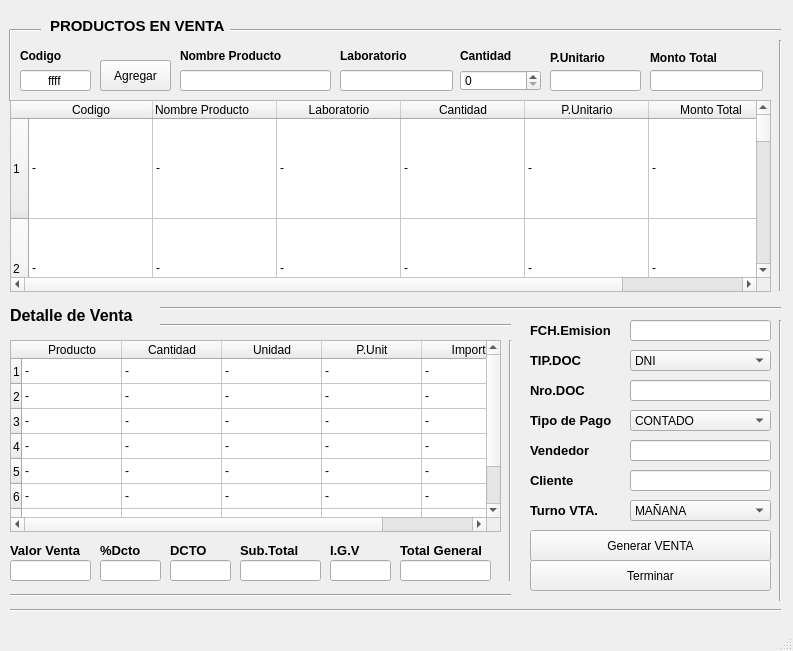
<?xml version="1.0" encoding="UTF-8"?>
<ui version="4.0">
 <class>VENTANA</class>
 <widget class="QMainWindow" name="VENTANA">
  <property name="enabled">
   <bool>true</bool>
  </property>
  <property name="geometry">
   <rect>
    <x>0</x>
    <y>0</y>
    <width>793</width>
    <height>651</height>
   </rect>
  </property>
  <property name="font">
   <font>
    <pointsize>9</pointsize>
   </font>
  </property>
  <property name="windowTitle">
   <string>MainWindow</string>
  </property>
  <widget class="QWidget" name="centralwidget">
   <widget class="QLabel" name="label">
    <property name="geometry">
     <rect>
      <x>50</x>
      <y>10</y>
      <width>181</width>
      <height>31</height>
     </rect>
    </property>
    <property name="font">
     <font>
      <pointsize>11</pointsize>
      <weight>75</weight>
      <bold>true</bold>
     </font>
    </property>
    <property name="text">
     <string>PRODUCTOS EN VENTA</string>
    </property>
   </widget>
   <widget class="QLabel" name="label_2">
    <property name="geometry">
     <rect>
      <x>20</x>
      <y>45</y>
      <width>71</width>
      <height>21</height>
     </rect>
    </property>
    <property name="font">
     <font>
      <pointsize>9</pointsize>
      <weight>75</weight>
      <bold>true</bold>
     </font>
    </property>
    <property name="text">
     <string>Codigo</string>
    </property>
   </widget>
   <widget class="QLabel" name="label_3">
    <property name="geometry">
     <rect>
      <x>180</x>
      <y>40</y>
      <width>111</width>
      <height>31</height>
     </rect>
    </property>
    <property name="font">
     <font>
      <weight>75</weight>
      <bold>true</bold>
     </font>
    </property>
    <property name="text">
     <string>Nombre Producto</string>
    </property>
   </widget>
   <widget class="QLabel" name="label_4">
    <property name="geometry">
     <rect>
      <x>340</x>
      <y>40</y>
      <width>81</width>
      <height>31</height>
     </rect>
    </property>
    <property name="font">
     <font>
      <weight>75</weight>
      <bold>true</bold>
     </font>
    </property>
    <property name="text">
     <string>Laboratorio</string>
    </property>
   </widget>
   <widget class="QLabel" name="label_5">
    <property name="geometry">
     <rect>
      <x>460</x>
      <y>40</y>
      <width>61</width>
      <height>31</height>
     </rect>
    </property>
    <property name="font">
     <font>
      <weight>75</weight>
      <bold>true</bold>
     </font>
    </property>
    <property name="text">
     <string>Cantidad</string>
    </property>
   </widget>
   <widget class="QLabel" name="label_6">
    <property name="geometry">
     <rect>
      <x>550</x>
      <y>50</y>
      <width>71</width>
      <height>16</height>
     </rect>
    </property>
    <property name="font">
     <font>
      <weight>75</weight>
      <bold>true</bold>
     </font>
    </property>
    <property name="text">
     <string>P.Unitario</string>
    </property>
   </widget>
   <widget class="QLabel" name="label_7">
    <property name="geometry">
     <rect>
      <x>650</x>
      <y>50</y>
      <width>111</width>
      <height>16</height>
     </rect>
    </property>
    <property name="font">
     <font>
      <weight>75</weight>
      <bold>true</bold>
     </font>
    </property>
    <property name="text">
     <string>Monto Total</string>
    </property>
   </widget>
   <widget class="QLineEdit" name="nom_pro">
    <property name="geometry">
     <rect>
      <x>180</x>
      <y>70</y>
      <width>151</width>
      <height>21</height>
     </rect>
    </property>
    <property name="readOnly">
     <bool>true</bool>
    </property>
   </widget>
   <widget class="QLineEdit" name="Lab">
    <property name="geometry">
     <rect>
      <x>340</x>
      <y>70</y>
      <width>113</width>
      <height>21</height>
     </rect>
    </property>
    <property name="readOnly">
     <bool>true</bool>
    </property>
   </widget>
   <widget class="QLineEdit" name="p_unit">
    <property name="geometry">
     <rect>
      <x>550</x>
      <y>70</y>
      <width>91</width>
      <height>21</height>
     </rect>
    </property>
    <property name="readOnly">
     <bool>true</bool>
    </property>
   </widget>
   <widget class="QLineEdit" name="monto_t">
    <property name="geometry">
     <rect>
      <x>650</x>
      <y>70</y>
      <width>113</width>
      <height>21</height>
     </rect>
    </property>
    <property name="readOnly">
     <bool>true</bool>
    </property>
   </widget>
   <widget class="QTableWidget" name="tabla_int">
    <property name="enabled">
     <bool>true</bool>
    </property>
    <property name="geometry">
     <rect>
      <x>10</x>
      <y>100</y>
      <width>761</width>
      <height>192</height>
     </rect>
    </property>
    <property name="minimumSize">
     <size>
      <width>651</width>
      <height>192</height>
     </size>
    </property>
    <property name="font">
     <font>
      <strikeout>false</strikeout>
     </font>
    </property>
    <property name="layoutDirection">
     <enum>Qt::LeftToRight</enum>
    </property>
    <property name="autoFillBackground">
     <bool>false</bool>
    </property>
    <property name="autoScroll">
     <bool>true</bool>
    </property>
    <property name="autoScrollMargin">
     <number>16</number>
    </property>
    <property name="editTriggers">
     <set>QAbstractItemView::NoEditTriggers</set>
    </property>
    <property name="dragEnabled">
     <bool>false</bool>
    </property>
    <property name="showGrid">
     <bool>true</bool>
    </property>
    <property name="sortingEnabled">
     <bool>false</bool>
    </property>
    <property name="wordWrap">
     <bool>true</bool>
    </property>
    <property name="cornerButtonEnabled">
     <bool>true</bool>
    </property>
    <attribute name="horizontalHeaderVisible">
     <bool>true</bool>
    </attribute>
    <attribute name="horizontalHeaderCascadingSectionResizes">
     <bool>true</bool>
    </attribute>
    <attribute name="horizontalHeaderDefaultSectionSize">
     <number>124</number>
    </attribute>
    <attribute name="horizontalHeaderHighlightSections">
     <bool>true</bool>
    </attribute>
    <attribute name="horizontalHeaderMinimumSectionSize">
     <number>20</number>
    </attribute>
    <attribute name="horizontalHeaderShowSortIndicator" stdset="0">
     <bool>false</bool>
    </attribute>
    <attribute name="horizontalHeaderStretchLastSection">
     <bool>false</bool>
    </attribute>
    <attribute name="verticalHeaderCascadingSectionResizes">
     <bool>false</bool>
    </attribute>
    <attribute name="verticalHeaderDefaultSectionSize">
     <number>25</number>
    </attribute>
    <attribute name="verticalHeaderHighlightSections">
     <bool>true</bool>
    </attribute>
    <attribute name="verticalHeaderMinimumSectionSize">
     <number>100</number>
    </attribute>
    <attribute name="verticalHeaderShowSortIndicator" stdset="0">
     <bool>false</bool>
    </attribute>
    <row>
     <property name="text">
      <string>1</string>
     </property>
    </row>
    <row>
     <property name="text">
      <string>2</string>
     </property>
    </row>
    <row>
     <property name="text">
      <string>3</string>
     </property>
    </row>
    <row>
     <property name="text">
      <string>4</string>
     </property>
    </row>
    <row>
     <property name="text">
      <string>5</string>
     </property>
    </row>
    <row>
     <property name="text">
      <string>6</string>
     </property>
    </row>
    <row>
     <property name="text">
      <string>7</string>
     </property>
    </row>
    <row>
     <property name="text">
      <string>8</string>
     </property>
    </row>
    <row>
     <property name="text">
      <string>9</string>
     </property>
    </row>
    <row>
     <property name="text">
      <string>10</string>
     </property>
    </row>
    <column>
     <property name="text">
      <string>Codigo</string>
     </property>
    </column>
    <column>
     <property name="text">
      <string>Nombre Producto                        </string>
     </property>
     <property name="textAlignment">
      <set>AlignLeading|AlignVCenter</set>
     </property>
    </column>
    <column>
     <property name="text">
      <string>Laboratorio</string>
     </property>
    </column>
    <column>
     <property name="text">
      <string>Cantidad</string>
     </property>
    </column>
    <column>
     <property name="text">
      <string>P.Unitario</string>
     </property>
    </column>
    <column>
     <property name="text">
      <string>Monto Total</string>
     </property>
    </column>
    <item row="0" column="0">
     <property name="text">
      <string>-</string>
     </property>
     <property name="flags">
      <set>ItemIsSelectable|ItemIsDragEnabled|ItemIsEnabled</set>
     </property>
    </item>
    <item row="0" column="1">
     <property name="text">
      <string>-</string>
     </property>
    </item>
    <item row="0" column="2">
     <property name="text">
      <string>-</string>
     </property>
    </item>
    <item row="0" column="3">
     <property name="text">
      <string>-</string>
     </property>
    </item>
    <item row="0" column="4">
     <property name="text">
      <string>-</string>
     </property>
    </item>
    <item row="0" column="5">
     <property name="text">
      <string>-</string>
     </property>
    </item>
    <item row="1" column="0">
     <property name="text">
      <string>-</string>
     </property>
    </item>
    <item row="1" column="1">
     <property name="text">
      <string>-</string>
     </property>
    </item>
    <item row="1" column="2">
     <property name="text">
      <string>-</string>
     </property>
    </item>
    <item row="1" column="3">
     <property name="text">
      <string>-</string>
     </property>
    </item>
    <item row="1" column="4">
     <property name="text">
      <string>-</string>
     </property>
    </item>
    <item row="1" column="5">
     <property name="text">
      <string>-</string>
     </property>
    </item>
    <item row="2" column="0">
     <property name="text">
      <string>-</string>
     </property>
    </item>
    <item row="2" column="1">
     <property name="text">
      <string>-</string>
     </property>
    </item>
    <item row="2" column="2">
     <property name="text">
      <string>-</string>
     </property>
    </item>
    <item row="2" column="3">
     <property name="text">
      <string>-</string>
     </property>
    </item>
    <item row="2" column="4">
     <property name="text">
      <string>-</string>
     </property>
    </item>
    <item row="2" column="5">
     <property name="text">
      <string>-</string>
     </property>
    </item>
    <item row="3" column="0">
     <property name="text">
      <string>-</string>
     </property>
    </item>
    <item row="3" column="1">
     <property name="text">
      <string>-</string>
     </property>
    </item>
    <item row="3" column="2">
     <property name="text">
      <string>-</string>
     </property>
    </item>
    <item row="3" column="3">
     <property name="text">
      <string>-</string>
     </property>
    </item>
    <item row="3" column="4">
     <property name="text">
      <string>-</string>
     </property>
    </item>
    <item row="3" column="5">
     <property name="text">
      <string>-</string>
     </property>
    </item>
    <item row="4" column="0">
     <property name="text">
      <string>-</string>
     </property>
    </item>
    <item row="4" column="1">
     <property name="text">
      <string>-</string>
     </property>
    </item>
    <item row="4" column="2">
     <property name="text">
      <string>-</string>
     </property>
    </item>
    <item row="4" column="3">
     <property name="text">
      <string>-</string>
     </property>
    </item>
    <item row="4" column="4">
     <property name="text">
      <string>-</string>
     </property>
    </item>
    <item row="4" column="5">
     <property name="text">
      <string>-</string>
     </property>
    </item>
    <item row="5" column="0">
     <property name="text">
      <string>-</string>
     </property>
    </item>
    <item row="5" column="1">
     <property name="text">
      <string>-</string>
     </property>
    </item>
    <item row="5" column="2">
     <property name="text">
      <string>-</string>
     </property>
    </item>
    <item row="5" column="3">
     <property name="text">
      <string>-</string>
     </property>
    </item>
    <item row="5" column="4">
     <property name="text">
      <string>-</string>
     </property>
    </item>
    <item row="5" column="5">
     <property name="text">
      <string>-</string>
     </property>
    </item>
    <item row="6" column="0">
     <property name="text">
      <string>-</string>
     </property>
    </item>
    <item row="6" column="1">
     <property name="text">
      <string>-</string>
     </property>
    </item>
    <item row="6" column="2">
     <property name="text">
      <string>-</string>
     </property>
    </item>
    <item row="6" column="3">
     <property name="text">
      <string>-</string>
     </property>
    </item>
    <item row="6" column="4">
     <property name="text">
      <string>-</string>
     </property>
    </item>
    <item row="6" column="5">
     <property name="text">
      <string>-</string>
     </property>
    </item>
    <item row="7" column="0">
     <property name="text">
      <string>-</string>
     </property>
    </item>
    <item row="7" column="1">
     <property name="text">
      <string>-</string>
     </property>
    </item>
    <item row="7" column="2">
     <property name="text">
      <string>-</string>
     </property>
    </item>
    <item row="7" column="3">
     <property name="text">
      <string>-</string>
     </property>
    </item>
    <item row="7" column="4">
     <property name="text">
      <string>-</string>
     </property>
    </item>
    <item row="7" column="5">
     <property name="text">
      <string>-</string>
     </property>
    </item>
    <item row="8" column="0">
     <property name="text">
      <string>-</string>
     </property>
    </item>
    <item row="8" column="1">
     <property name="text">
      <string>-</string>
     </property>
    </item>
    <item row="8" column="2">
     <property name="text">
      <string>-</string>
     </property>
    </item>
    <item row="8" column="3">
     <property name="text">
      <string>-</string>
     </property>
    </item>
    <item row="8" column="4">
     <property name="text">
      <string>-</string>
     </property>
    </item>
    <item row="8" column="5">
     <property name="text">
      <string>-</string>
     </property>
    </item>
    <item row="9" column="0">
     <property name="text">
      <string>-</string>
     </property>
    </item>
    <item row="9" column="1">
     <property name="text">
      <string>-</string>
     </property>
    </item>
    <item row="9" column="2">
     <property name="text">
      <string>-</string>
     </property>
    </item>
    <item row="9" column="3">
     <property name="text">
      <string>-</string>
     </property>
    </item>
    <item row="9" column="4">
     <property name="text">
      <string>-</string>
     </property>
    </item>
    <item row="9" column="5">
     <property name="text">
      <string>-</string>
     </property>
    </item>
   </widget>
   <widget class="QTableWidget" name="boleta">
    <property name="geometry">
     <rect>
      <x>10</x>
      <y>340</y>
      <width>491</width>
      <height>192</height>
     </rect>
    </property>
    <attribute name="horizontalHeaderDefaultSectionSize">
     <number>100</number>
    </attribute>
    <attribute name="horizontalHeaderMinimumSectionSize">
     <number>50</number>
    </attribute>
    <attribute name="verticalHeaderDefaultSectionSize">
     <number>25</number>
    </attribute>
    <row>
     <property name="text">
      <string notr="true">1</string>
     </property>
    </row>
    <row>
     <property name="text">
      <string>2</string>
     </property>
    </row>
    <row>
     <property name="text">
      <string>3</string>
     </property>
    </row>
    <row>
     <property name="text">
      <string>4</string>
     </property>
    </row>
    <row>
     <property name="text">
      <string>5</string>
     </property>
    </row>
    <row>
     <property name="text">
      <string>6</string>
     </property>
    </row>
    <row>
     <property name="text">
      <string>7</string>
     </property>
    </row>
    <row>
     <property name="text">
      <string>8</string>
     </property>
    </row>
    <column>
     <property name="text">
      <string>Producto</string>
     </property>
    </column>
    <column>
     <property name="text">
      <string>Cantidad</string>
     </property>
    </column>
    <column>
     <property name="text">
      <string>Unidad</string>
     </property>
    </column>
    <column>
     <property name="text">
      <string>P.Unit</string>
     </property>
    </column>
    <column>
     <property name="text">
      <string>Importe</string>
     </property>
    </column>
    <item row="0" column="0">
     <property name="text">
      <string>-</string>
     </property>
    </item>
    <item row="0" column="1">
     <property name="text">
      <string>-</string>
     </property>
    </item>
    <item row="0" column="2">
     <property name="text">
      <string>-</string>
     </property>
    </item>
    <item row="0" column="3">
     <property name="text">
      <string>-</string>
     </property>
    </item>
    <item row="0" column="4">
     <property name="text">
      <string>-</string>
     </property>
    </item>
    <item row="1" column="0">
     <property name="text">
      <string>-</string>
     </property>
    </item>
    <item row="1" column="1">
     <property name="text">
      <string>-</string>
     </property>
    </item>
    <item row="1" column="2">
     <property name="text">
      <string>-</string>
     </property>
    </item>
    <item row="1" column="3">
     <property name="text">
      <string>-</string>
     </property>
    </item>
    <item row="1" column="4">
     <property name="text">
      <string>-</string>
     </property>
    </item>
    <item row="2" column="0">
     <property name="text">
      <string>-</string>
     </property>
    </item>
    <item row="2" column="1">
     <property name="text">
      <string>-</string>
     </property>
    </item>
    <item row="2" column="2">
     <property name="text">
      <string>-</string>
     </property>
    </item>
    <item row="2" column="3">
     <property name="text">
      <string>-</string>
     </property>
    </item>
    <item row="2" column="4">
     <property name="text">
      <string>-</string>
     </property>
    </item>
    <item row="3" column="0">
     <property name="text">
      <string>-</string>
     </property>
    </item>
    <item row="3" column="1">
     <property name="text">
      <string>-</string>
     </property>
    </item>
    <item row="3" column="2">
     <property name="text">
      <string>-</string>
     </property>
    </item>
    <item row="3" column="3">
     <property name="text">
      <string>-</string>
     </property>
    </item>
    <item row="3" column="4">
     <property name="text">
      <string>-</string>
     </property>
    </item>
    <item row="4" column="0">
     <property name="text">
      <string>-</string>
     </property>
    </item>
    <item row="4" column="1">
     <property name="text">
      <string>-</string>
     </property>
    </item>
    <item row="4" column="2">
     <property name="text">
      <string>-</string>
     </property>
    </item>
    <item row="4" column="3">
     <property name="text">
      <string>-</string>
     </property>
    </item>
    <item row="4" column="4">
     <property name="text">
      <string>-</string>
     </property>
    </item>
    <item row="5" column="0">
     <property name="text">
      <string>-</string>
     </property>
    </item>
    <item row="5" column="1">
     <property name="text">
      <string>-</string>
     </property>
    </item>
    <item row="5" column="2">
     <property name="text">
      <string>-</string>
     </property>
    </item>
    <item row="5" column="3">
     <property name="text">
      <string>-</string>
     </property>
    </item>
    <item row="5" column="4">
     <property name="text">
      <string>-</string>
     </property>
    </item>
    <item row="6" column="0">
     <property name="text">
      <string>-</string>
     </property>
    </item>
    <item row="6" column="1">
     <property name="text">
      <string>-</string>
     </property>
    </item>
    <item row="6" column="2">
     <property name="text">
      <string>-</string>
     </property>
    </item>
    <item row="6" column="3">
     <property name="text">
      <string>-</string>
     </property>
    </item>
    <item row="6" column="4">
     <property name="text">
      <string>-</string>
     </property>
    </item>
    <item row="7" column="0">
     <property name="text">
      <string>-</string>
     </property>
    </item>
    <item row="7" column="1">
     <property name="text">
      <string>-</string>
     </property>
    </item>
    <item row="7" column="2">
     <property name="text">
      <string>-</string>
     </property>
    </item>
    <item row="7" column="3">
     <property name="text">
      <string>-</string>
     </property>
    </item>
    <item row="7" column="4">
     <property name="text">
      <string>-</string>
     </property>
    </item>
   </widget>
   <widget class="QLabel" name="label_8">
    <property name="geometry">
     <rect>
      <x>10</x>
      <y>300</y>
      <width>151</width>
      <height>31</height>
     </rect>
    </property>
    <property name="font">
     <font>
      <pointsize>12</pointsize>
      <weight>75</weight>
      <bold>true</bold>
     </font>
    </property>
    <property name="text">
     <string>Detalle de Venta</string>
    </property>
   </widget>
   <widget class="Line" name="line">
    <property name="geometry">
     <rect>
      <x>230</x>
      <y>20</y>
      <width>551</width>
      <height>20</height>
     </rect>
    </property>
    <property name="orientation">
     <enum>Qt::Horizontal</enum>
    </property>
   </widget>
   <widget class="Line" name="line_2">
    <property name="geometry">
     <rect>
      <x>0</x>
      <y>30</y>
      <width>20</width>
      <height>71</height>
     </rect>
    </property>
    <property name="orientation">
     <enum>Qt::Vertical</enum>
    </property>
   </widget>
   <widget class="Line" name="line_3">
    <property name="geometry">
     <rect>
      <x>10</x>
      <y>20</y>
      <width>31</width>
      <height>21</height>
     </rect>
    </property>
    <property name="orientation">
     <enum>Qt::Horizontal</enum>
    </property>
   </widget>
   <widget class="QPushButton" name="bot_agregar">
    <property name="geometry">
     <rect>
      <x>100</x>
      <y>60</y>
      <width>71</width>
      <height>31</height>
     </rect>
    </property>
    <property name="text">
     <string>Agregar</string>
    </property>
   </widget>
   <widget class="QLabel" name="label_9">
    <property name="geometry">
     <rect>
      <x>530</x>
      <y>320</y>
      <width>101</width>
      <height>21</height>
     </rect>
    </property>
    <property name="font">
     <font>
      <pointsize>10</pointsize>
      <weight>75</weight>
      <bold>true</bold>
     </font>
    </property>
    <property name="text">
     <string>FCH.Emision</string>
    </property>
   </widget>
   <widget class="QLabel" name="label_10">
    <property name="geometry">
     <rect>
      <x>530</x>
      <y>350</y>
      <width>71</width>
      <height>21</height>
     </rect>
    </property>
    <property name="font">
     <font>
      <pointsize>10</pointsize>
      <weight>75</weight>
      <bold>true</bold>
     </font>
    </property>
    <property name="text">
     <string>TIP.DOC</string>
    </property>
   </widget>
   <widget class="QLabel" name="label_11">
    <property name="geometry">
     <rect>
      <x>530</x>
      <y>380</y>
      <width>71</width>
      <height>21</height>
     </rect>
    </property>
    <property name="font">
     <font>
      <pointsize>10</pointsize>
      <weight>75</weight>
      <bold>true</bold>
     </font>
    </property>
    <property name="text">
     <string>Nro.DOC</string>
    </property>
   </widget>
   <widget class="QLabel" name="label_12">
    <property name="geometry">
     <rect>
      <x>530</x>
      <y>410</y>
      <width>91</width>
      <height>21</height>
     </rect>
    </property>
    <property name="font">
     <font>
      <pointsize>10</pointsize>
      <weight>75</weight>
      <bold>true</bold>
     </font>
    </property>
    <property name="text">
     <string>Tipo de Pago</string>
    </property>
   </widget>
   <widget class="QPushButton" name="bot_agregar">
    <property name="geometry">
     <rect>
      <x>100</x>
      <y>60</y>
      <width>71</width>
      <height>31</height>
     </rect>
    </property>
    <property name="text">
     <string>Agregar</string>
    </property>
   </widget>
   <widget class="QLineEdit" name="cod_bus">
    <property name="geometry">
     <rect>
      <x>20</x>
      <y>70</y>
      <width>71</width>
      <height>21</height>
     </rect>
    </property>
    <property name="text">
     <string>ffff</string>
    </property>
    <property name="alignment">
     <set>Qt::AlignCenter</set>
    </property>
   </widget>
   <widget class="QLabel" name="label_13">
    <property name="geometry">
     <rect>
      <x>530</x>
      <y>440</y>
      <width>71</width>
      <height>21</height>
     </rect>
    </property>
    <property name="font">
     <font>
      <pointsize>10</pointsize>
      <weight>75</weight>
      <bold>true</bold>
     </font>
    </property>
    <property name="text">
     <string>Vendedor</string>
    </property>
   </widget>
   <widget class="QLabel" name="label_14">
    <property name="geometry">
     <rect>
      <x>530</x>
      <y>470</y>
      <width>71</width>
      <height>21</height>
     </rect>
    </property>
    <property name="font">
     <font>
      <pointsize>10</pointsize>
      <weight>75</weight>
      <bold>true</bold>
     </font>
    </property>
    <property name="text">
     <string>Cliente</string>
    </property>
   </widget>
   <widget class="QLabel" name="label_15">
    <property name="geometry">
     <rect>
      <x>530</x>
      <y>500</y>
      <width>81</width>
      <height>21</height>
     </rect>
    </property>
    <property name="font">
     <font>
      <pointsize>10</pointsize>
      <weight>75</weight>
      <bold>true</bold>
     </font>
    </property>
    <property name="text">
     <string>Turno VTA.</string>
    </property>
   </widget>
   <widget class="QLineEdit" name="fecha">
    <property name="geometry">
     <rect>
      <x>630</x>
      <y>320</y>
      <width>141</width>
      <height>21</height>
     </rect>
    </property>
    <property name="acceptDrops">
     <bool>false</bool>
    </property>
    <property name="readOnly">
     <bool>true</bool>
    </property>
   </widget>
   <widget class="QSpinBox" name="spinBox">
    <property name="geometry">
     <rect>
      <x>460</x>
      <y>70</y>
      <width>81</width>
      <height>21</height>
     </rect>
    </property>
   </widget>
   <widget class="QComboBox" name="box_doc">
    <property name="geometry">
     <rect>
      <x>630</x>
      <y>350</y>
      <width>141</width>
      <height>21</height>
     </rect>
    </property>
    <item>
     <property name="text">
      <string>DNI</string>
     </property>
    </item>
   </widget>
   <widget class="QLineEdit" name="num_doc">
    <property name="geometry">
     <rect>
      <x>630</x>
      <y>380</y>
      <width>141</width>
      <height>21</height>
     </rect>
    </property>
   </widget>
   <widget class="QLineEdit" name="vendedor">
    <property name="geometry">
     <rect>
      <x>630</x>
      <y>440</y>
      <width>141</width>
      <height>21</height>
     </rect>
    </property>
   </widget>
   <widget class="QLineEdit" name="cliente">
    <property name="geometry">
     <rect>
      <x>630</x>
      <y>470</y>
      <width>141</width>
      <height>21</height>
     </rect>
    </property>
    <property name="readOnly">
     <bool>false</bool>
    </property>
   </widget>
   <widget class="QComboBox" name="turno">
    <property name="geometry">
     <rect>
      <x>630</x>
      <y>500</y>
      <width>141</width>
      <height>21</height>
     </rect>
    </property>
    <item>
     <property name="text">
      <string>MAÑANA</string>
     </property>
    </item>
    <item>
     <property name="text">
      <string>TARDE</string>
     </property>
    </item>
   </widget>
   <widget class="QComboBox" name="tipo_pago">
    <property name="geometry">
     <rect>
      <x>630</x>
      <y>410</y>
      <width>141</width>
      <height>21</height>
     </rect>
    </property>
    <item>
     <property name="text">
      <string>CONTADO</string>
     </property>
    </item>
   </widget>
   <widget class="QPushButton" name="generar_venta">
    <property name="geometry">
     <rect>
      <x>530</x>
      <y>530</y>
      <width>241</width>
      <height>31</height>
     </rect>
    </property>
    <property name="text">
     <string>Generar VENTA</string>
    </property>
   </widget>
   <widget class="QPushButton" name="terminar">
    <property name="geometry">
     <rect>
      <x>530</x>
      <y>560</y>
      <width>241</width>
      <height>31</height>
     </rect>
    </property>
    <property name="text">
     <string>Terminar</string>
    </property>
   </widget>
   <widget class="QLabel" name="label_16">
    <property name="geometry">
     <rect>
      <x>10</x>
      <y>540</y>
      <width>81</width>
      <height>21</height>
     </rect>
    </property>
    <property name="font">
     <font>
      <pointsize>10</pointsize>
      <weight>75</weight>
      <bold>true</bold>
     </font>
    </property>
    <property name="text">
     <string>Valor Venta</string>
    </property>
   </widget>
   <widget class="QLabel" name="label_17">
    <property name="geometry">
     <rect>
      <x>100</x>
      <y>540</y>
      <width>51</width>
      <height>21</height>
     </rect>
    </property>
    <property name="font">
     <font>
      <pointsize>10</pointsize>
      <weight>75</weight>
      <bold>true</bold>
     </font>
    </property>
    <property name="text">
     <string>%Dcto</string>
    </property>
   </widget>
   <widget class="QLabel" name="label_18">
    <property name="geometry">
     <rect>
      <x>170</x>
      <y>540</y>
      <width>81</width>
      <height>21</height>
     </rect>
    </property>
    <property name="font">
     <font>
      <pointsize>10</pointsize>
      <weight>75</weight>
      <bold>true</bold>
     </font>
    </property>
    <property name="text">
     <string>DCTO</string>
    </property>
   </widget>
   <widget class="QLabel" name="label_19">
    <property name="geometry">
     <rect>
      <x>240</x>
      <y>540</y>
      <width>71</width>
      <height>21</height>
     </rect>
    </property>
    <property name="font">
     <font>
      <pointsize>10</pointsize>
      <weight>75</weight>
      <bold>true</bold>
     </font>
    </property>
    <property name="text">
     <string>Sub.Total</string>
    </property>
   </widget>
   <widget class="QLabel" name="label_20">
    <property name="geometry">
     <rect>
      <x>330</x>
      <y>540</y>
      <width>47</width>
      <height>21</height>
     </rect>
    </property>
    <property name="font">
     <font>
      <pointsize>10</pointsize>
      <weight>75</weight>
      <bold>true</bold>
     </font>
    </property>
    <property name="text">
     <string>I.G.V</string>
    </property>
   </widget>
   <widget class="QLabel" name="label_21">
    <property name="geometry">
     <rect>
      <x>400</x>
      <y>540</y>
      <width>91</width>
      <height>21</height>
     </rect>
    </property>
    <property name="font">
     <font>
      <pointsize>10</pointsize>
      <weight>75</weight>
      <bold>true</bold>
     </font>
    </property>
    <property name="text">
     <string>Total General</string>
    </property>
   </widget>
   <widget class="QLineEdit" name="lineEdit_8">
    <property name="geometry">
     <rect>
      <x>10</x>
      <y>560</y>
      <width>81</width>
      <height>21</height>
     </rect>
    </property>
    <property name="readOnly">
     <bool>true</bool>
    </property>
   </widget>
   <widget class="QLineEdit" name="lineEdit_11">
    <property name="geometry">
     <rect>
      <x>100</x>
      <y>560</y>
      <width>61</width>
      <height>21</height>
     </rect>
    </property>
    <property name="readOnly">
     <bool>false</bool>
    </property>
   </widget>
   <widget class="QLineEdit" name="lineEdit_12">
    <property name="geometry">
     <rect>
      <x>170</x>
      <y>560</y>
      <width>61</width>
      <height>21</height>
     </rect>
    </property>
    <property name="readOnly">
     <bool>true</bool>
    </property>
   </widget>
   <widget class="QLineEdit" name="lineEdit_13">
    <property name="geometry">
     <rect>
      <x>240</x>
      <y>560</y>
      <width>81</width>
      <height>21</height>
     </rect>
    </property>
    <property name="readOnly">
     <bool>true</bool>
    </property>
   </widget>
   <widget class="QLineEdit" name="lineEdit_14">
    <property name="geometry">
     <rect>
      <x>330</x>
      <y>560</y>
      <width>61</width>
      <height>21</height>
     </rect>
    </property>
   </widget>
   <widget class="QLineEdit" name="total_general">
    <property name="geometry">
     <rect>
      <x>400</x>
      <y>560</y>
      <width>91</width>
      <height>21</height>
     </rect>
    </property>
    <property name="readOnly">
     <bool>true</bool>
    </property>
   </widget>
   <widget class="Line" name="line_4">
    <property name="geometry">
     <rect>
      <x>770</x>
      <y>40</y>
      <width>21</width>
      <height>251</height>
     </rect>
    </property>
    <property name="orientation">
     <enum>Qt::Vertical</enum>
    </property>
   </widget>
   <widget class="Line" name="line_5">
    <property name="geometry">
     <rect>
      <x>160</x>
      <y>300</y>
      <width>621</width>
      <height>16</height>
     </rect>
    </property>
    <property name="orientation">
     <enum>Qt::Horizontal</enum>
    </property>
   </widget>
   <widget class="Line" name="line_6">
    <property name="geometry">
     <rect>
      <x>160</x>
      <y>310</y>
      <width>351</width>
      <height>31</height>
     </rect>
    </property>
    <property name="orientation">
     <enum>Qt::Horizontal</enum>
    </property>
   </widget>
   <widget class="Line" name="line_7">
    <property name="geometry">
     <rect>
      <x>500</x>
      <y>340</y>
      <width>20</width>
      <height>241</height>
     </rect>
    </property>
    <property name="orientation">
     <enum>Qt::Vertical</enum>
    </property>
   </widget>
   <widget class="Line" name="line_8">
    <property name="geometry">
     <rect>
      <x>10</x>
      <y>600</y>
      <width>771</width>
      <height>21</height>
     </rect>
    </property>
    <property name="orientation">
     <enum>Qt::Horizontal</enum>
    </property>
   </widget>
   <widget class="Line" name="line_9">
    <property name="geometry">
     <rect>
      <x>770</x>
      <y>320</y>
      <width>20</width>
      <height>281</height>
     </rect>
    </property>
    <property name="orientation">
     <enum>Qt::Vertical</enum>
    </property>
   </widget>
   <widget class="Line" name="line_10">
    <property name="geometry">
     <rect>
      <x>10</x>
      <y>580</y>
      <width>501</width>
      <height>31</height>
     </rect>
    </property>
    <property name="orientation">
     <enum>Qt::Horizontal</enum>
    </property>
   </widget>
  </widget>
  <widget class="QMenuBar" name="menubar">
   <property name="geometry">
    <rect>
     <x>0</x>
     <y>0</y>
     <width>793</width>
     <height>21</height>
    </rect>
   </property>
  </widget>
  <widget class="QStatusBar" name="statusbar"/>
 </widget>
 <resources/>
 <connections/>
</ui>
